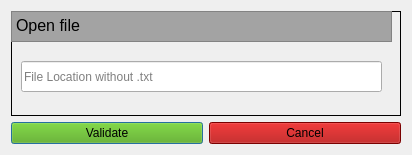
<?xml version="1.0" encoding="UTF-8"?>
<ui version="4.0">
 <class>loadwindow</class>
 <widget class="QDialog" name="loadwindow">
  <property name="geometry">
   <rect>
    <x>0</x>
    <y>0</y>
    <width>412</width>
    <height>155</height>
   </rect>
  </property>
  <property name="windowTitle">
   <string>Dialog</string>
  </property>
  <layout class="QGridLayout" name="gridLayout">
   <item row="0" column="0" colspan="2">
    <widget class="QFrame" name="frame">
     <property name="frameShape">
      <enum>QFrame::Box</enum>
     </property>
     <property name="frameShadow">
      <enum>QFrame::Plain</enum>
     </property>
     <widget class="QLineEdit" name="LineEdit_location">
      <property name="geometry">
       <rect>
        <x>10</x>
        <y>50</y>
        <width>361</width>
        <height>31</height>
       </rect>
      </property>
      <property name="text">
       <string/>
      </property>
      <property name="dragEnabled">
       <bool>true</bool>
      </property>
      <property name="placeholderText">
       <string>File Location without .txt</string>
      </property>
      <property name="clearButtonEnabled">
       <bool>false</bool>
      </property>
     </widget>
     <widget class="QTextBrowser" name="textBrowser">
      <property name="geometry">
       <rect>
        <x>0</x>
        <y>0</y>
        <width>381</width>
        <height>31</height>
       </rect>
      </property>
      <property name="palette">
       <palette>
        <active>
         <colorrole role="WindowText">
          <brush brushstyle="SolidPattern">
           <color alpha="255">
            <red>0</red>
            <green>0</green>
            <blue>0</blue>
           </color>
          </brush>
         </colorrole>
         <colorrole role="Button">
          <brush brushstyle="SolidPattern">
           <color alpha="255">
            <red>170</red>
            <green>170</green>
            <blue>170</blue>
           </color>
          </brush>
         </colorrole>
         <colorrole role="Light">
          <brush brushstyle="SolidPattern">
           <color alpha="255">
            <red>255</red>
            <green>255</green>
            <blue>255</blue>
           </color>
          </brush>
         </colorrole>
         <colorrole role="Midlight">
          <brush brushstyle="SolidPattern">
           <color alpha="255">
            <red>212</red>
            <green>212</green>
            <blue>212</blue>
           </color>
          </brush>
         </colorrole>
         <colorrole role="Dark">
          <brush brushstyle="SolidPattern">
           <color alpha="255">
            <red>85</red>
            <green>85</green>
            <blue>85</blue>
           </color>
          </brush>
         </colorrole>
         <colorrole role="Mid">
          <brush brushstyle="SolidPattern">
           <color alpha="255">
            <red>113</red>
            <green>113</green>
            <blue>113</blue>
           </color>
          </brush>
         </colorrole>
         <colorrole role="Text">
          <brush brushstyle="SolidPattern">
           <color alpha="255">
            <red>0</red>
            <green>0</green>
            <blue>0</blue>
           </color>
          </brush>
         </colorrole>
         <colorrole role="BrightText">
          <brush brushstyle="SolidPattern">
           <color alpha="255">
            <red>255</red>
            <green>255</green>
            <blue>255</blue>
           </color>
          </brush>
         </colorrole>
         <colorrole role="ButtonText">
          <brush brushstyle="SolidPattern">
           <color alpha="255">
            <red>0</red>
            <green>0</green>
            <blue>0</blue>
           </color>
          </brush>
         </colorrole>
         <colorrole role="Base">
          <brush brushstyle="SolidPattern">
           <color alpha="255">
            <red>163</red>
            <green>163</green>
            <blue>163</blue>
           </color>
          </brush>
         </colorrole>
         <colorrole role="Window">
          <brush brushstyle="SolidPattern">
           <color alpha="255">
            <red>170</red>
            <green>170</green>
            <blue>170</blue>
           </color>
          </brush>
         </colorrole>
         <colorrole role="Shadow">
          <brush brushstyle="SolidPattern">
           <color alpha="255">
            <red>0</red>
            <green>0</green>
            <blue>0</blue>
           </color>
          </brush>
         </colorrole>
         <colorrole role="AlternateBase">
          <brush brushstyle="SolidPattern">
           <color alpha="255">
            <red>212</red>
            <green>212</green>
            <blue>212</blue>
           </color>
          </brush>
         </colorrole>
         <colorrole role="ToolTipBase">
          <brush brushstyle="SolidPattern">
           <color alpha="255">
            <red>255</red>
            <green>255</green>
            <blue>220</blue>
           </color>
          </brush>
         </colorrole>
         <colorrole role="ToolTipText">
          <brush brushstyle="SolidPattern">
           <color alpha="255">
            <red>0</red>
            <green>0</green>
            <blue>0</blue>
           </color>
          </brush>
         </colorrole>
         <colorrole role="PlaceholderText">
          <brush brushstyle="SolidPattern">
           <color alpha="128">
            <red>0</red>
            <green>0</green>
            <blue>0</blue>
           </color>
          </brush>
         </colorrole>
        </active>
        <inactive>
         <colorrole role="WindowText">
          <brush brushstyle="SolidPattern">
           <color alpha="255">
            <red>0</red>
            <green>0</green>
            <blue>0</blue>
           </color>
          </brush>
         </colorrole>
         <colorrole role="Button">
          <brush brushstyle="SolidPattern">
           <color alpha="255">
            <red>170</red>
            <green>170</green>
            <blue>170</blue>
           </color>
          </brush>
         </colorrole>
         <colorrole role="Light">
          <brush brushstyle="SolidPattern">
           <color alpha="255">
            <red>255</red>
            <green>255</green>
            <blue>255</blue>
           </color>
          </brush>
         </colorrole>
         <colorrole role="Midlight">
          <brush brushstyle="SolidPattern">
           <color alpha="255">
            <red>212</red>
            <green>212</green>
            <blue>212</blue>
           </color>
          </brush>
         </colorrole>
         <colorrole role="Dark">
          <brush brushstyle="SolidPattern">
           <color alpha="255">
            <red>85</red>
            <green>85</green>
            <blue>85</blue>
           </color>
          </brush>
         </colorrole>
         <colorrole role="Mid">
          <brush brushstyle="SolidPattern">
           <color alpha="255">
            <red>113</red>
            <green>113</green>
            <blue>113</blue>
           </color>
          </brush>
         </colorrole>
         <colorrole role="Text">
          <brush brushstyle="SolidPattern">
           <color alpha="255">
            <red>0</red>
            <green>0</green>
            <blue>0</blue>
           </color>
          </brush>
         </colorrole>
         <colorrole role="BrightText">
          <brush brushstyle="SolidPattern">
           <color alpha="255">
            <red>255</red>
            <green>255</green>
            <blue>255</blue>
           </color>
          </brush>
         </colorrole>
         <colorrole role="ButtonText">
          <brush brushstyle="SolidPattern">
           <color alpha="255">
            <red>0</red>
            <green>0</green>
            <blue>0</blue>
           </color>
          </brush>
         </colorrole>
         <colorrole role="Base">
          <brush brushstyle="SolidPattern">
           <color alpha="255">
            <red>163</red>
            <green>163</green>
            <blue>163</blue>
           </color>
          </brush>
         </colorrole>
         <colorrole role="Window">
          <brush brushstyle="SolidPattern">
           <color alpha="255">
            <red>170</red>
            <green>170</green>
            <blue>170</blue>
           </color>
          </brush>
         </colorrole>
         <colorrole role="Shadow">
          <brush brushstyle="SolidPattern">
           <color alpha="255">
            <red>0</red>
            <green>0</green>
            <blue>0</blue>
           </color>
          </brush>
         </colorrole>
         <colorrole role="AlternateBase">
          <brush brushstyle="SolidPattern">
           <color alpha="255">
            <red>212</red>
            <green>212</green>
            <blue>212</blue>
           </color>
          </brush>
         </colorrole>
         <colorrole role="ToolTipBase">
          <brush brushstyle="SolidPattern">
           <color alpha="255">
            <red>255</red>
            <green>255</green>
            <blue>220</blue>
           </color>
          </brush>
         </colorrole>
         <colorrole role="ToolTipText">
          <brush brushstyle="SolidPattern">
           <color alpha="255">
            <red>0</red>
            <green>0</green>
            <blue>0</blue>
           </color>
          </brush>
         </colorrole>
         <colorrole role="PlaceholderText">
          <brush brushstyle="SolidPattern">
           <color alpha="128">
            <red>0</red>
            <green>0</green>
            <blue>0</blue>
           </color>
          </brush>
         </colorrole>
        </inactive>
        <disabled>
         <colorrole role="WindowText">
          <brush brushstyle="SolidPattern">
           <color alpha="255">
            <red>85</red>
            <green>85</green>
            <blue>85</blue>
           </color>
          </brush>
         </colorrole>
         <colorrole role="Button">
          <brush brushstyle="SolidPattern">
           <color alpha="255">
            <red>170</red>
            <green>170</green>
            <blue>170</blue>
           </color>
          </brush>
         </colorrole>
         <colorrole role="Light">
          <brush brushstyle="SolidPattern">
           <color alpha="255">
            <red>255</red>
            <green>255</green>
            <blue>255</blue>
           </color>
          </brush>
         </colorrole>
         <colorrole role="Midlight">
          <brush brushstyle="SolidPattern">
           <color alpha="255">
            <red>212</red>
            <green>212</green>
            <blue>212</blue>
           </color>
          </brush>
         </colorrole>
         <colorrole role="Dark">
          <brush brushstyle="SolidPattern">
           <color alpha="255">
            <red>85</red>
            <green>85</green>
            <blue>85</blue>
           </color>
          </brush>
         </colorrole>
         <colorrole role="Mid">
          <brush brushstyle="SolidPattern">
           <color alpha="255">
            <red>113</red>
            <green>113</green>
            <blue>113</blue>
           </color>
          </brush>
         </colorrole>
         <colorrole role="Text">
          <brush brushstyle="SolidPattern">
           <color alpha="255">
            <red>85</red>
            <green>85</green>
            <blue>85</blue>
           </color>
          </brush>
         </colorrole>
         <colorrole role="BrightText">
          <brush brushstyle="SolidPattern">
           <color alpha="255">
            <red>255</red>
            <green>255</green>
            <blue>255</blue>
           </color>
          </brush>
         </colorrole>
         <colorrole role="ButtonText">
          <brush brushstyle="SolidPattern">
           <color alpha="255">
            <red>85</red>
            <green>85</green>
            <blue>85</blue>
           </color>
          </brush>
         </colorrole>
         <colorrole role="Base">
          <brush brushstyle="SolidPattern">
           <color alpha="255">
            <red>170</red>
            <green>170</green>
            <blue>170</blue>
           </color>
          </brush>
         </colorrole>
         <colorrole role="Window">
          <brush brushstyle="SolidPattern">
           <color alpha="255">
            <red>170</red>
            <green>170</green>
            <blue>170</blue>
           </color>
          </brush>
         </colorrole>
         <colorrole role="Shadow">
          <brush brushstyle="SolidPattern">
           <color alpha="255">
            <red>0</red>
            <green>0</green>
            <blue>0</blue>
           </color>
          </brush>
         </colorrole>
         <colorrole role="AlternateBase">
          <brush brushstyle="SolidPattern">
           <color alpha="255">
            <red>170</red>
            <green>170</green>
            <blue>170</blue>
           </color>
          </brush>
         </colorrole>
         <colorrole role="ToolTipBase">
          <brush brushstyle="SolidPattern">
           <color alpha="255">
            <red>255</red>
            <green>255</green>
            <blue>220</blue>
           </color>
          </brush>
         </colorrole>
         <colorrole role="ToolTipText">
          <brush brushstyle="SolidPattern">
           <color alpha="255">
            <red>0</red>
            <green>0</green>
            <blue>0</blue>
           </color>
          </brush>
         </colorrole>
         <colorrole role="PlaceholderText">
          <brush brushstyle="SolidPattern">
           <color alpha="128">
            <red>0</red>
            <green>0</green>
            <blue>0</blue>
           </color>
          </brush>
         </colorrole>
        </disabled>
       </palette>
      </property>
      <property name="verticalScrollBarPolicy">
       <enum>Qt::ScrollBarAlwaysOff</enum>
      </property>
      <property name="html">
       <string>&lt;!DOCTYPE HTML PUBLIC &quot;-//W3C//DTD HTML 4.0//EN&quot; &quot;http://www.w3.org/TR/REC-html40/strict.dtd&quot;&gt;
&lt;html&gt;&lt;head&gt;&lt;meta name=&quot;qrichtext&quot; content=&quot;1&quot; /&gt;&lt;style type=&quot;text/css&quot;&gt;
p, li { white-space: pre-wrap; }
&lt;/style&gt;&lt;/head&gt;&lt;body style=&quot; font-family:'MS Shell Dlg 2'; font-size:7.8pt; font-weight:400; font-style:normal;&quot;&gt;
&lt;p style=&quot; margin-top:0px; margin-bottom:0px; margin-left:0px; margin-right:0px; -qt-block-indent:0; text-indent:0px;&quot;&gt;&lt;span style=&quot; font-size:12pt;&quot;&gt;Open file&lt;/span&gt;&lt;/p&gt;
&lt;p style=&quot;-qt-paragraph-type:empty; margin-top:0px; margin-bottom:0px; margin-left:0px; margin-right:0px; -qt-block-indent:0; text-indent:0px; font-size:12pt;&quot;&gt;&lt;br /&gt;&lt;/p&gt;&lt;/body&gt;&lt;/html&gt;</string>
      </property>
     </widget>
    </widget>
   </item>
   <item row="1" column="0">
    <widget class="QPushButton" name="PushButton_valide">
     <property name="palette">
      <palette>
       <active>
        <colorrole role="WindowText">
         <brush brushstyle="SolidPattern">
          <color alpha="255">
           <red>0</red>
           <green>0</green>
           <blue>0</blue>
          </color>
         </brush>
        </colorrole>
        <colorrole role="Button">
         <brush brushstyle="SolidPattern">
          <color alpha="255">
           <red>85</red>
           <green>170</green>
           <blue>0</blue>
          </color>
         </brush>
        </colorrole>
        <colorrole role="Light">
         <brush brushstyle="SolidPattern">
          <color alpha="255">
           <red>128</red>
           <green>255</green>
           <blue>0</blue>
          </color>
         </brush>
        </colorrole>
        <colorrole role="Midlight">
         <brush brushstyle="SolidPattern">
          <color alpha="255">
           <red>106</red>
           <green>212</green>
           <blue>0</blue>
          </color>
         </brush>
        </colorrole>
        <colorrole role="Dark">
         <brush brushstyle="SolidPattern">
          <color alpha="255">
           <red>43</red>
           <green>85</green>
           <blue>0</blue>
          </color>
         </brush>
        </colorrole>
        <colorrole role="Mid">
         <brush brushstyle="SolidPattern">
          <color alpha="255">
           <red>57</red>
           <green>113</green>
           <blue>0</blue>
          </color>
         </brush>
        </colorrole>
        <colorrole role="Text">
         <brush brushstyle="SolidPattern">
          <color alpha="255">
           <red>0</red>
           <green>0</green>
           <blue>0</blue>
          </color>
         </brush>
        </colorrole>
        <colorrole role="BrightText">
         <brush brushstyle="SolidPattern">
          <color alpha="255">
           <red>255</red>
           <green>255</green>
           <blue>255</blue>
          </color>
         </brush>
        </colorrole>
        <colorrole role="ButtonText">
         <brush brushstyle="SolidPattern">
          <color alpha="255">
           <red>0</red>
           <green>0</green>
           <blue>0</blue>
          </color>
         </brush>
        </colorrole>
        <colorrole role="Base">
         <brush brushstyle="SolidPattern">
          <color alpha="255">
           <red>255</red>
           <green>255</green>
           <blue>255</blue>
          </color>
         </brush>
        </colorrole>
        <colorrole role="Window">
         <brush brushstyle="SolidPattern">
          <color alpha="255">
           <red>85</red>
           <green>170</green>
           <blue>0</blue>
          </color>
         </brush>
        </colorrole>
        <colorrole role="Shadow">
         <brush brushstyle="SolidPattern">
          <color alpha="255">
           <red>0</red>
           <green>0</green>
           <blue>0</blue>
          </color>
         </brush>
        </colorrole>
        <colorrole role="AlternateBase">
         <brush brushstyle="SolidPattern">
          <color alpha="255">
           <red>170</red>
           <green>212</green>
           <blue>127</blue>
          </color>
         </brush>
        </colorrole>
        <colorrole role="ToolTipBase">
         <brush brushstyle="SolidPattern">
          <color alpha="255">
           <red>255</red>
           <green>255</green>
           <blue>220</blue>
          </color>
         </brush>
        </colorrole>
        <colorrole role="ToolTipText">
         <brush brushstyle="SolidPattern">
          <color alpha="255">
           <red>0</red>
           <green>0</green>
           <blue>0</blue>
          </color>
         </brush>
        </colorrole>
        <colorrole role="PlaceholderText">
         <brush brushstyle="SolidPattern">
          <color alpha="128">
           <red>0</red>
           <green>0</green>
           <blue>0</blue>
          </color>
         </brush>
        </colorrole>
       </active>
       <inactive>
        <colorrole role="WindowText">
         <brush brushstyle="SolidPattern">
          <color alpha="255">
           <red>0</red>
           <green>0</green>
           <blue>0</blue>
          </color>
         </brush>
        </colorrole>
        <colorrole role="Button">
         <brush brushstyle="SolidPattern">
          <color alpha="255">
           <red>85</red>
           <green>170</green>
           <blue>0</blue>
          </color>
         </brush>
        </colorrole>
        <colorrole role="Light">
         <brush brushstyle="SolidPattern">
          <color alpha="255">
           <red>128</red>
           <green>255</green>
           <blue>0</blue>
          </color>
         </brush>
        </colorrole>
        <colorrole role="Midlight">
         <brush brushstyle="SolidPattern">
          <color alpha="255">
           <red>106</red>
           <green>212</green>
           <blue>0</blue>
          </color>
         </brush>
        </colorrole>
        <colorrole role="Dark">
         <brush brushstyle="SolidPattern">
          <color alpha="255">
           <red>43</red>
           <green>85</green>
           <blue>0</blue>
          </color>
         </brush>
        </colorrole>
        <colorrole role="Mid">
         <brush brushstyle="SolidPattern">
          <color alpha="255">
           <red>57</red>
           <green>113</green>
           <blue>0</blue>
          </color>
         </brush>
        </colorrole>
        <colorrole role="Text">
         <brush brushstyle="SolidPattern">
          <color alpha="255">
           <red>0</red>
           <green>0</green>
           <blue>0</blue>
          </color>
         </brush>
        </colorrole>
        <colorrole role="BrightText">
         <brush brushstyle="SolidPattern">
          <color alpha="255">
           <red>255</red>
           <green>255</green>
           <blue>255</blue>
          </color>
         </brush>
        </colorrole>
        <colorrole role="ButtonText">
         <brush brushstyle="SolidPattern">
          <color alpha="255">
           <red>0</red>
           <green>0</green>
           <blue>0</blue>
          </color>
         </brush>
        </colorrole>
        <colorrole role="Base">
         <brush brushstyle="SolidPattern">
          <color alpha="255">
           <red>255</red>
           <green>255</green>
           <blue>255</blue>
          </color>
         </brush>
        </colorrole>
        <colorrole role="Window">
         <brush brushstyle="SolidPattern">
          <color alpha="255">
           <red>85</red>
           <green>170</green>
           <blue>0</blue>
          </color>
         </brush>
        </colorrole>
        <colorrole role="Shadow">
         <brush brushstyle="SolidPattern">
          <color alpha="255">
           <red>0</red>
           <green>0</green>
           <blue>0</blue>
          </color>
         </brush>
        </colorrole>
        <colorrole role="AlternateBase">
         <brush brushstyle="SolidPattern">
          <color alpha="255">
           <red>170</red>
           <green>212</green>
           <blue>127</blue>
          </color>
         </brush>
        </colorrole>
        <colorrole role="ToolTipBase">
         <brush brushstyle="SolidPattern">
          <color alpha="255">
           <red>255</red>
           <green>255</green>
           <blue>220</blue>
          </color>
         </brush>
        </colorrole>
        <colorrole role="ToolTipText">
         <brush brushstyle="SolidPattern">
          <color alpha="255">
           <red>0</red>
           <green>0</green>
           <blue>0</blue>
          </color>
         </brush>
        </colorrole>
        <colorrole role="PlaceholderText">
         <brush brushstyle="SolidPattern">
          <color alpha="128">
           <red>0</red>
           <green>0</green>
           <blue>0</blue>
          </color>
         </brush>
        </colorrole>
       </inactive>
       <disabled>
        <colorrole role="WindowText">
         <brush brushstyle="SolidPattern">
          <color alpha="255">
           <red>43</red>
           <green>85</green>
           <blue>0</blue>
          </color>
         </brush>
        </colorrole>
        <colorrole role="Button">
         <brush brushstyle="SolidPattern">
          <color alpha="255">
           <red>85</red>
           <green>170</green>
           <blue>0</blue>
          </color>
         </brush>
        </colorrole>
        <colorrole role="Light">
         <brush brushstyle="SolidPattern">
          <color alpha="255">
           <red>128</red>
           <green>255</green>
           <blue>0</blue>
          </color>
         </brush>
        </colorrole>
        <colorrole role="Midlight">
         <brush brushstyle="SolidPattern">
          <color alpha="255">
           <red>106</red>
           <green>212</green>
           <blue>0</blue>
          </color>
         </brush>
        </colorrole>
        <colorrole role="Dark">
         <brush brushstyle="SolidPattern">
          <color alpha="255">
           <red>43</red>
           <green>85</green>
           <blue>0</blue>
          </color>
         </brush>
        </colorrole>
        <colorrole role="Mid">
         <brush brushstyle="SolidPattern">
          <color alpha="255">
           <red>57</red>
           <green>113</green>
           <blue>0</blue>
          </color>
         </brush>
        </colorrole>
        <colorrole role="Text">
         <brush brushstyle="SolidPattern">
          <color alpha="255">
           <red>43</red>
           <green>85</green>
           <blue>0</blue>
          </color>
         </brush>
        </colorrole>
        <colorrole role="BrightText">
         <brush brushstyle="SolidPattern">
          <color alpha="255">
           <red>255</red>
           <green>255</green>
           <blue>255</blue>
          </color>
         </brush>
        </colorrole>
        <colorrole role="ButtonText">
         <brush brushstyle="SolidPattern">
          <color alpha="255">
           <red>43</red>
           <green>85</green>
           <blue>0</blue>
          </color>
         </brush>
        </colorrole>
        <colorrole role="Base">
         <brush brushstyle="SolidPattern">
          <color alpha="255">
           <red>85</red>
           <green>170</green>
           <blue>0</blue>
          </color>
         </brush>
        </colorrole>
        <colorrole role="Window">
         <brush brushstyle="SolidPattern">
          <color alpha="255">
           <red>85</red>
           <green>170</green>
           <blue>0</blue>
          </color>
         </brush>
        </colorrole>
        <colorrole role="Shadow">
         <brush brushstyle="SolidPattern">
          <color alpha="255">
           <red>0</red>
           <green>0</green>
           <blue>0</blue>
          </color>
         </brush>
        </colorrole>
        <colorrole role="AlternateBase">
         <brush brushstyle="SolidPattern">
          <color alpha="255">
           <red>85</red>
           <green>170</green>
           <blue>0</blue>
          </color>
         </brush>
        </colorrole>
        <colorrole role="ToolTipBase">
         <brush brushstyle="SolidPattern">
          <color alpha="255">
           <red>255</red>
           <green>255</green>
           <blue>220</blue>
          </color>
         </brush>
        </colorrole>
        <colorrole role="ToolTipText">
         <brush brushstyle="SolidPattern">
          <color alpha="255">
           <red>0</red>
           <green>0</green>
           <blue>0</blue>
          </color>
         </brush>
        </colorrole>
        <colorrole role="PlaceholderText">
         <brush brushstyle="SolidPattern">
          <color alpha="128">
           <red>0</red>
           <green>0</green>
           <blue>0</blue>
          </color>
         </brush>
        </colorrole>
       </disabled>
      </palette>
     </property>
     <property name="font">
      <font>
       <weight>50</weight>
       <bold>false</bold>
      </font>
     </property>
     <property name="autoFillBackground">
      <bool>false</bool>
     </property>
     <property name="text">
      <string>Validate</string>
     </property>
     <property name="autoDefault">
      <bool>true</bool>
     </property>
     <property name="default">
      <bool>false</bool>
     </property>
     <property name="flat">
      <bool>false</bool>
     </property>
    </widget>
   </item>
   <item row="1" column="1">
    <widget class="QPushButton" name="Button_cancel">
     <property name="palette">
      <palette>
       <active>
        <colorrole role="WindowText">
         <brush brushstyle="SolidPattern">
          <color alpha="255">
           <red>0</red>
           <green>0</green>
           <blue>0</blue>
          </color>
         </brush>
        </colorrole>
        <colorrole role="Button">
         <brush brushstyle="SolidPattern">
          <color alpha="255">
           <red>170</red>
           <green>0</green>
           <blue>0</blue>
          </color>
         </brush>
        </colorrole>
        <colorrole role="Light">
         <brush brushstyle="SolidPattern">
          <color alpha="255">
           <red>255</red>
           <green>0</green>
           <blue>0</blue>
          </color>
         </brush>
        </colorrole>
        <colorrole role="Midlight">
         <brush brushstyle="SolidPattern">
          <color alpha="255">
           <red>212</red>
           <green>0</green>
           <blue>0</blue>
          </color>
         </brush>
        </colorrole>
        <colorrole role="Dark">
         <brush brushstyle="SolidPattern">
          <color alpha="255">
           <red>85</red>
           <green>0</green>
           <blue>0</blue>
          </color>
         </brush>
        </colorrole>
        <colorrole role="Mid">
         <brush brushstyle="SolidPattern">
          <color alpha="255">
           <red>113</red>
           <green>0</green>
           <blue>0</blue>
          </color>
         </brush>
        </colorrole>
        <colorrole role="Text">
         <brush brushstyle="SolidPattern">
          <color alpha="255">
           <red>0</red>
           <green>0</green>
           <blue>0</blue>
          </color>
         </brush>
        </colorrole>
        <colorrole role="BrightText">
         <brush brushstyle="SolidPattern">
          <color alpha="255">
           <red>255</red>
           <green>255</green>
           <blue>255</blue>
          </color>
         </brush>
        </colorrole>
        <colorrole role="ButtonText">
         <brush brushstyle="SolidPattern">
          <color alpha="255">
           <red>0</red>
           <green>0</green>
           <blue>0</blue>
          </color>
         </brush>
        </colorrole>
        <colorrole role="Base">
         <brush brushstyle="SolidPattern">
          <color alpha="255">
           <red>255</red>
           <green>255</green>
           <blue>255</blue>
          </color>
         </brush>
        </colorrole>
        <colorrole role="Window">
         <brush brushstyle="SolidPattern">
          <color alpha="255">
           <red>170</red>
           <green>0</green>
           <blue>0</blue>
          </color>
         </brush>
        </colorrole>
        <colorrole role="Shadow">
         <brush brushstyle="SolidPattern">
          <color alpha="255">
           <red>0</red>
           <green>0</green>
           <blue>0</blue>
          </color>
         </brush>
        </colorrole>
        <colorrole role="AlternateBase">
         <brush brushstyle="SolidPattern">
          <color alpha="255">
           <red>212</red>
           <green>127</green>
           <blue>127</blue>
          </color>
         </brush>
        </colorrole>
        <colorrole role="ToolTipBase">
         <brush brushstyle="SolidPattern">
          <color alpha="255">
           <red>255</red>
           <green>255</green>
           <blue>220</blue>
          </color>
         </brush>
        </colorrole>
        <colorrole role="ToolTipText">
         <brush brushstyle="SolidPattern">
          <color alpha="255">
           <red>0</red>
           <green>0</green>
           <blue>0</blue>
          </color>
         </brush>
        </colorrole>
        <colorrole role="PlaceholderText">
         <brush brushstyle="SolidPattern">
          <color alpha="128">
           <red>0</red>
           <green>0</green>
           <blue>0</blue>
          </color>
         </brush>
        </colorrole>
       </active>
       <inactive>
        <colorrole role="WindowText">
         <brush brushstyle="SolidPattern">
          <color alpha="255">
           <red>0</red>
           <green>0</green>
           <blue>0</blue>
          </color>
         </brush>
        </colorrole>
        <colorrole role="Button">
         <brush brushstyle="SolidPattern">
          <color alpha="255">
           <red>170</red>
           <green>0</green>
           <blue>0</blue>
          </color>
         </brush>
        </colorrole>
        <colorrole role="Light">
         <brush brushstyle="SolidPattern">
          <color alpha="255">
           <red>255</red>
           <green>0</green>
           <blue>0</blue>
          </color>
         </brush>
        </colorrole>
        <colorrole role="Midlight">
         <brush brushstyle="SolidPattern">
          <color alpha="255">
           <red>212</red>
           <green>0</green>
           <blue>0</blue>
          </color>
         </brush>
        </colorrole>
        <colorrole role="Dark">
         <brush brushstyle="SolidPattern">
          <color alpha="255">
           <red>85</red>
           <green>0</green>
           <blue>0</blue>
          </color>
         </brush>
        </colorrole>
        <colorrole role="Mid">
         <brush brushstyle="SolidPattern">
          <color alpha="255">
           <red>113</red>
           <green>0</green>
           <blue>0</blue>
          </color>
         </brush>
        </colorrole>
        <colorrole role="Text">
         <brush brushstyle="SolidPattern">
          <color alpha="255">
           <red>0</red>
           <green>0</green>
           <blue>0</blue>
          </color>
         </brush>
        </colorrole>
        <colorrole role="BrightText">
         <brush brushstyle="SolidPattern">
          <color alpha="255">
           <red>255</red>
           <green>255</green>
           <blue>255</blue>
          </color>
         </brush>
        </colorrole>
        <colorrole role="ButtonText">
         <brush brushstyle="SolidPattern">
          <color alpha="255">
           <red>0</red>
           <green>0</green>
           <blue>0</blue>
          </color>
         </brush>
        </colorrole>
        <colorrole role="Base">
         <brush brushstyle="SolidPattern">
          <color alpha="255">
           <red>255</red>
           <green>255</green>
           <blue>255</blue>
          </color>
         </brush>
        </colorrole>
        <colorrole role="Window">
         <brush brushstyle="SolidPattern">
          <color alpha="255">
           <red>170</red>
           <green>0</green>
           <blue>0</blue>
          </color>
         </brush>
        </colorrole>
        <colorrole role="Shadow">
         <brush brushstyle="SolidPattern">
          <color alpha="255">
           <red>0</red>
           <green>0</green>
           <blue>0</blue>
          </color>
         </brush>
        </colorrole>
        <colorrole role="AlternateBase">
         <brush brushstyle="SolidPattern">
          <color alpha="255">
           <red>212</red>
           <green>127</green>
           <blue>127</blue>
          </color>
         </brush>
        </colorrole>
        <colorrole role="ToolTipBase">
         <brush brushstyle="SolidPattern">
          <color alpha="255">
           <red>255</red>
           <green>255</green>
           <blue>220</blue>
          </color>
         </brush>
        </colorrole>
        <colorrole role="ToolTipText">
         <brush brushstyle="SolidPattern">
          <color alpha="255">
           <red>0</red>
           <green>0</green>
           <blue>0</blue>
          </color>
         </brush>
        </colorrole>
        <colorrole role="PlaceholderText">
         <brush brushstyle="SolidPattern">
          <color alpha="128">
           <red>0</red>
           <green>0</green>
           <blue>0</blue>
          </color>
         </brush>
        </colorrole>
       </inactive>
       <disabled>
        <colorrole role="WindowText">
         <brush brushstyle="SolidPattern">
          <color alpha="255">
           <red>85</red>
           <green>0</green>
           <blue>0</blue>
          </color>
         </brush>
        </colorrole>
        <colorrole role="Button">
         <brush brushstyle="SolidPattern">
          <color alpha="255">
           <red>170</red>
           <green>0</green>
           <blue>0</blue>
          </color>
         </brush>
        </colorrole>
        <colorrole role="Light">
         <brush brushstyle="SolidPattern">
          <color alpha="255">
           <red>255</red>
           <green>0</green>
           <blue>0</blue>
          </color>
         </brush>
        </colorrole>
        <colorrole role="Midlight">
         <brush brushstyle="SolidPattern">
          <color alpha="255">
           <red>212</red>
           <green>0</green>
           <blue>0</blue>
          </color>
         </brush>
        </colorrole>
        <colorrole role="Dark">
         <brush brushstyle="SolidPattern">
          <color alpha="255">
           <red>85</red>
           <green>0</green>
           <blue>0</blue>
          </color>
         </brush>
        </colorrole>
        <colorrole role="Mid">
         <brush brushstyle="SolidPattern">
          <color alpha="255">
           <red>113</red>
           <green>0</green>
           <blue>0</blue>
          </color>
         </brush>
        </colorrole>
        <colorrole role="Text">
         <brush brushstyle="SolidPattern">
          <color alpha="255">
           <red>85</red>
           <green>0</green>
           <blue>0</blue>
          </color>
         </brush>
        </colorrole>
        <colorrole role="BrightText">
         <brush brushstyle="SolidPattern">
          <color alpha="255">
           <red>255</red>
           <green>255</green>
           <blue>255</blue>
          </color>
         </brush>
        </colorrole>
        <colorrole role="ButtonText">
         <brush brushstyle="SolidPattern">
          <color alpha="255">
           <red>85</red>
           <green>0</green>
           <blue>0</blue>
          </color>
         </brush>
        </colorrole>
        <colorrole role="Base">
         <brush brushstyle="SolidPattern">
          <color alpha="255">
           <red>170</red>
           <green>0</green>
           <blue>0</blue>
          </color>
         </brush>
        </colorrole>
        <colorrole role="Window">
         <brush brushstyle="SolidPattern">
          <color alpha="255">
           <red>170</red>
           <green>0</green>
           <blue>0</blue>
          </color>
         </brush>
        </colorrole>
        <colorrole role="Shadow">
         <brush brushstyle="SolidPattern">
          <color alpha="255">
           <red>0</red>
           <green>0</green>
           <blue>0</blue>
          </color>
         </brush>
        </colorrole>
        <colorrole role="AlternateBase">
         <brush brushstyle="SolidPattern">
          <color alpha="255">
           <red>170</red>
           <green>0</green>
           <blue>0</blue>
          </color>
         </brush>
        </colorrole>
        <colorrole role="ToolTipBase">
         <brush brushstyle="SolidPattern">
          <color alpha="255">
           <red>255</red>
           <green>255</green>
           <blue>220</blue>
          </color>
         </brush>
        </colorrole>
        <colorrole role="ToolTipText">
         <brush brushstyle="SolidPattern">
          <color alpha="255">
           <red>0</red>
           <green>0</green>
           <blue>0</blue>
          </color>
         </brush>
        </colorrole>
        <colorrole role="PlaceholderText">
         <brush brushstyle="SolidPattern">
          <color alpha="128">
           <red>0</red>
           <green>0</green>
           <blue>0</blue>
          </color>
         </brush>
        </colorrole>
       </disabled>
      </palette>
     </property>
     <property name="text">
      <string>Cancel</string>
     </property>
    </widget>
   </item>
  </layout>
 </widget>
 <resources/>
 <connections/>
</ui>
